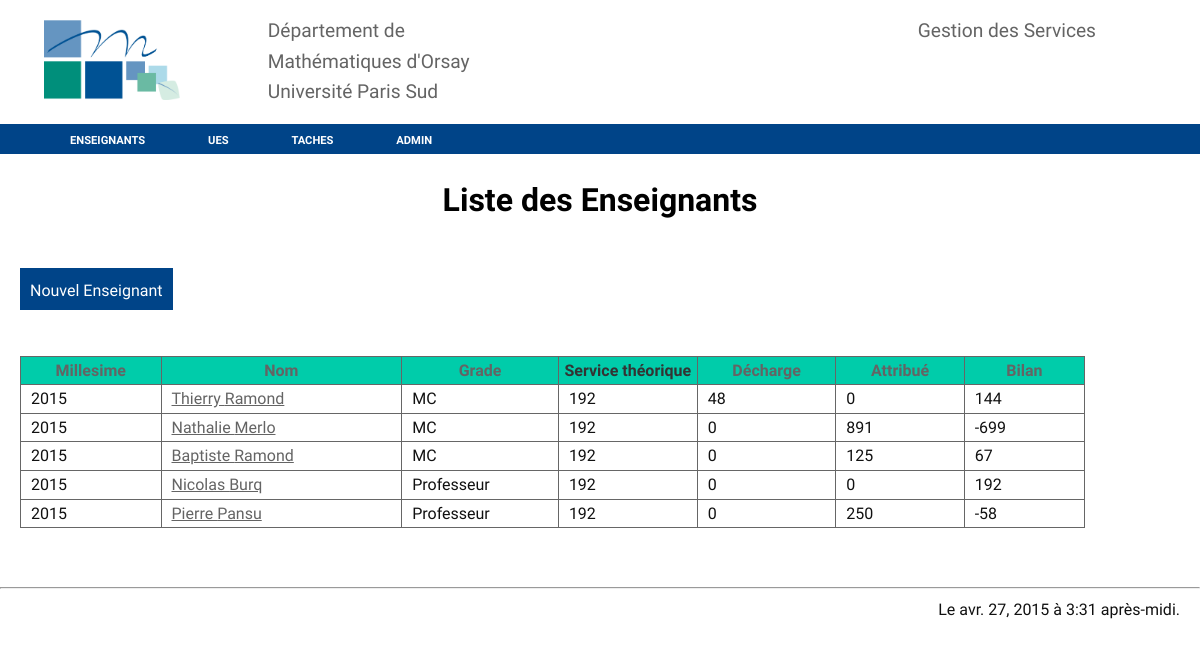
Page /enseignants/ on the committed database.
### services/models.py (models this page shows, shortened)
class Enseignant(models.Model):
    nom = models.CharField(max_length = 100)
    prenom = models.CharField(max_length = 100)
    grade = models.CharField(max_length = 100)
    service_du = models.IntegerField (default = 192)
    decharge = models.IntegerField (default = 0)
    commentaire = models.CharField(max_length = 255, blank= True)
    arrivé_en = models.DateField(default='2000-09-01')
    photo = models.ImageField(blank=True)
    attribué = models.IntegerField (default = 0)
    bilan = models.IntegerField (default = 0)
    millesime = models.IntegerField (default = timezone.now().year)
    class Meta():
        unique_together = ("nom", "prenom", "millesime")
    def calcul_bilan(self):
        att=Tache.objects.filter(attribué_à = self).aggregate(Sum('horaire_eqtd'))['horaire_eqtd__sum']
        if att == None:
            att=0
        self.bilan = self.service_du-self.decharge-att
        self.save()
        return (self.service_du-self.decharge-att)
    def total_attribue_1(self):
        total = Tache.objects.filter(attribué_à = self).aggregate(Sum('horaire_eqtd'))
        if (total['horaire_eqtd__sum'] == None):
            total['horaire_eqtd__sum']=0
        self.total_attribue=total['horaire_eqtd__sum']
        self.save()
        return total['horaire_eqtd__sum']

### services/views.py (the view)
# urls.py: url(r'^enseignants/$', views.EnseignantListView.as_view(), name ='enseignants'),
class EnseignantListView(generic.ListView):
    model = Enseignant
    template_name= 'enseignant_list.html'
    def get_context_data(self, **kwargs):
        context = super(EnseignantListView, self).get_context_data(**kwargs)
        context['datetime'] = timezone.now()
        return context
    def get_queryset(self):
        if self.request.GET.get('sort_by'):
            sort_by = self.request.GET.get('sort_by')
            qs = super(EnseignantListView, self).get_queryset().order_by(sort_by)
        else:
            qs = super(EnseignantListView, self).get_queryset()
        if self.request.GET.get('order'):
            order = self.request.GET.get('order')
            if order == 'desc': qs = qs.reverse()
        return qs

### services/templates/enseignant_list.html (shortened to what this page needs)
{% extends "base.html" %}
{% block content %}
<h1>Liste des Enseignants</h1>
<bouton>
<a href="{% url "enseignant-new" %}">Nouvel Enseignant</a></li>
</bouton>
<br/>
<br/>
<table>
<tr>
	<th style="width: 5%;"> <a href="?sort_by=millesime&order=asc">Millesime</a></th>
	<th style="width: 10%;"> <a href="?sort_by=nom&order=asc">Nom</a> </th>
	<th style="width: 5%;"> <a href="?sort_by=grade&order=desc">Grade</a></th>
	<th style="width: 5%;"> Service théorique</th>
	<th style="width: 5%;"> <a href="?sort_by=-decharge">Décharge</a> </th>
	<th style="width: 5%;"> <a href="?sort_by=-attribué">Attribué</a></th>
	<th style="width: 5%;"> <a href="?sort_by=bilan">Bilan</a></th>
</tr>
{% for enseignant in enseignant_list%}
<tr>
	<td>{{enseignant.millesime}}</td>
	<td><a href="{% url 'enseignant-view' enseignant.id%}">{{enseignant.prenom }} {{enseignant.nom}}</a></td>
	<td>{{enseignant.grade}}</td>
	<td>{{enseignant.service_du}}</td>
	<td>{{enseignant.decharge}}</td>
	<td>{{enseignant.total_attribue_1}}</td>
	<td>{{enseignant.calcul_bilan}}</td>
</tr>
{% endfor %}
</table>
{% endblock %}

### services/static/services/trstyle.css (style rules this page uses)
body { background-color: #fff; font: 16px/1.6 'Oxygen',sans-serif; color: #111; margin: 0px; min-width:1000px; min-height: 1300px; z-index: 1000; }
a { color: rgba(100,100,100,1); text-decoration: none; font-style: bold; }
td a { color: rgba(100,100,100,1); text-decoration: underline; font-style: bold; }
h1 { text-align: center; color: #000; }
table { display: flex; border-collapse: collapse; margin-left: 20px; margin-right: 20px; }
td { border: 1px solid #666; width: 140px; text-align: left; padding-left:10px; }
th { border: 1px solid #666; width: 100px; font-style: bold; color:#333; background-color: #0CA; }
th a { text-decoration: none; font-style: bold; }
bouton a { display: inline-block; height: 22px; margin: 20px; padding: 10px; text-decoration: none; background-color: rgba(0, 68, 136,1); color: rgba(255,255,255,1); }

### rows in the picture
Enseignant: millesime "2015", prenom "Thierry", nom "Ramond", grade "MC", service_du "192", decharge "48", total_attribue_1 "0", calcul_bilan "144"
Enseignant: millesime "2015", prenom "Nathalie", nom "Merlo", grade "MC", service_du "192", decharge "0", total_attribue_1 "891", calcul_bilan "-699"
Enseignant: millesime "2015", prenom "Baptiste", nom "Ramond", grade "MC", service_du "192", decharge "0", total_attribue_1 "125", calcul_bilan "67"
Enseignant: millesime "2015", prenom "Nicolas", nom "Burq", grade "Professeur", service_du "192", decharge "0", total_attribue_1 "0", calcul_bilan "192"
Enseignant: millesime "2015", prenom "Pierre", nom "Pansu", grade "Professeur", service_du "192", decharge "0", total_attribue_1 "250", calcul_bilan "-58"

### other values in the picture
{{ datetime|date:"DATE_FORMAT" }} "avr. 27, 2015"
{{ datetime|time:"TIME_FORMAT" }} "3:31 après-midi"
